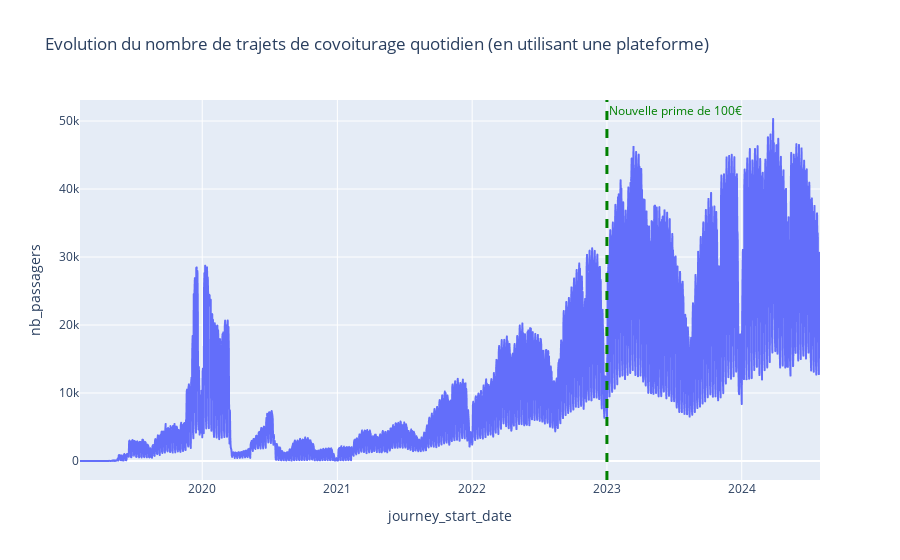

Notebook code cell kept with this figure:
### Markdown cell above
# Sur les plateformes

### Code cell
fig = px.line(df, x="journey_start_date", y="nb_passagers", title='Evolution du nombre de trajets de covoiturage quotidien (en utilisant une plateforme)')
fig.add_vline(x=datetime.strptime("2023-01-01", "%Y-%m-%d").timestamp() * 1000, line_width=3, line_dash="dash", annotation_text="Nouvelle prime de 100€", line_color="green", annotation_font_color="green")
fig.show()

### Figure 1 — Plotly figure (JSON) as saved in the notebook; plotly's stock layout.template omitted (floating-point values rounded to 4 significant figures; data arrays with more than 128 entries replaced by an {"elided": "..."} marker saying what was removed)
{"data": [{"hovertemplate": "journey_start_date=%{x}<br>nb_passagers=%{y}<extra></extra>", "legendgroup": "", "line": {"color": "#636efa", "dash": "solid"}, "marker": {"symbol": "circle"}, "mode": "lines", "name": "", "showlegend": false, "type": "scattergl", "x": {"elided": "1966 str values"}, "xaxis": "x", "y": {"elided": "1966 int values"}, "yaxis": "y"}], "layout": {"annotations": [{"font": {"color": "green"}, "showarrow": false, "text": "Nouvelle prime de 100€", "x": 1672527600000, "xanchor": "left", "xref": "x", "y": 1, "yanchor": "top", "yref": "y domain"}], "legend": {"tracegroupgap": 0}, "shapes": [{"line": {"color": "green", "dash": "dash", "width": 3}, "type": "line", "x0": 1672527600000, "x1": 1672527600000, "xref": "x", "y0": 0, "y1": 1, "yref": "y domain"}], "title": {"text": "Evolution du nombre de trajets de covoiturage quotidien (en utilisant une plateforme)"}, "xaxis": {"anchor": "y", "domain": [0, 1], "title": {"text": "journey_start_date"}}, "yaxis": {"anchor": "x", "domain": [0, 1], "title": {"text": "nb_passagers"}}}}
